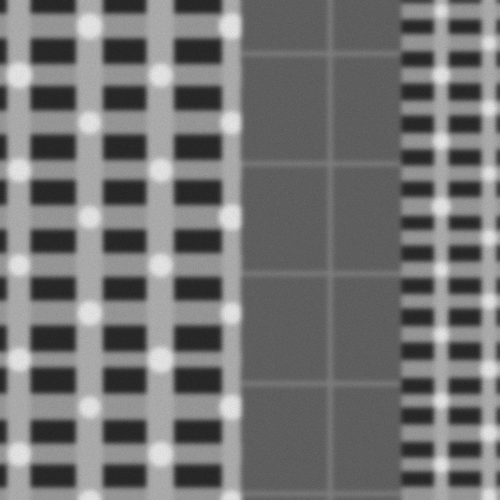
#> input picture data/sem_sources/dram_1x_reference.png, 1000 x 1000 px (shown at 1/2 size)
$ python infer.py --reference data/sem_sources/dram_1x_reference.png --search data/sem_sources/finfet_10nm_reference.png
#> lines starting #> are read from the running program, lines starting #| are printed output that depends on the picture
### src/drift_localize/matcher.py
"""Normalized cross-correlation localizer for Drift-Sense.

The Reference is captured at 10x finer pixel size than the Search image, so a
1000x1000 Reference field of view occupies roughly a 100x100 window in the
Search image. We downsample the Reference to a set of candidate template sizes
(we do not hard-code exactly 10x, since a real solver is not handed the pixel
ratio), slide each template over the Search image with normalized
cross-correlation, and take the best-scoring location. A parabolic fit around
the winning correlation peak gives a sub-pixel centre.

An optional fine-verification stage re-scores the top-K correlation peaks using
the full-resolution Reference (upsampling the matched Search window back toward
the Reference scale). This is designed to break ties between the many
near-identical positions that periodic layouts (DRAM arrays) produce. On a
large held-out synthetic set it neither helps nor hurts the aggregate metric,
because the remaining errors are genuine appearance ambiguities (see
docs/submission), so it is off by default and offered for transparency.
"""

from __future__ import annotations

from dataclasses import dataclass

import cv2
import numpy as np

DEFAULT_SCALES = (9.0, 9.5, 10.0, 10.5, 11.0)
# Rotation search is opt-in. The task allows a 1-3 degree misalignment between
# reference and search; enabling a small angle sweep restores accuracy under
# rotation at the cost of proportionally more correlation passes.
DEFAULT_ANGLES = (0.0,)


@dataclass
class LocalizeResult:
    x: float
    y: float
    score: float          # correlation score of the winning peak
    scale: float          # template downscale factor that won
    n_tied_peaks: int     # candidate peaks within `tie_margin` of the best
    ambiguous: bool       # True when more than one strong peak competes


def _parabolic_subpixel(response: np.ndarray, x: int, y: int) -> tuple[float, float]:
    """Refine an integer correlation-peak location to sub-pixel using a 1-D
    parabola fit along each axis. Returns offsets in [-1, 1]."""
    h, w = response.shape
    dx = dy = 0.0
    if 0 < x < w - 1:
        left, center, right = response[y, x - 1], response[y, x], response[y, x + 1]
        denom = left - 2 * center + right
        if abs(denom) > 1e-12:
            dx = 0.5 * (left - right) / denom
    if 0 < y < h - 1:
        up, center, down = response[y - 1, x], response[y, x], response[y + 1, x]
        denom = up - 2 * center + down
        if abs(denom) > 1e-12:
            dy = 0.5 * (up - down) / denom
    return float(np.clip(dx, -1, 1)), float(np.clip(dy, -1, 1))


def _correct_search_rotation(search: np.ndarray, angle: float) -> np.ndarray:
    """Undo a candidate Search rotation before ordinary NCC.

    Rotating the Search rather than the template keeps the Reference intact and
    lets every angle use OpenCV's stronger, directly comparable
    ``TM_CCOEFF_NORMED`` statistic. ``angle`` is the hypothesized rotation in
    the observed Search, so correction applies its inverse.
    """
    if abs(angle) < 1e-9:
        return search
    h, w = search.shape
    inverse = cv2.getRotationMatrix2D((w / 2.0, h / 2.0), -angle, 1.0)
    return cv2.warpAffine(search, inverse, (w, h), flags=cv2.INTER_LINEAR,
                          borderMode=cv2.BORDER_REFLECT)


def _map_corrected_point_to_search(x: float, y: float,
                                   search_shape: tuple[int, int], angle: float) -> tuple[float, float]:
    """Map a coordinate in an inverse-rotated Search back to observed pixels."""
    if abs(angle) < 1e-9:
        return x, y
    h, w = search_shape
    forward = cv2.getRotationMatrix2D((w / 2.0, h / 2.0), angle, 1.0)
    return (float(forward[0, 0] * x + forward[0, 1] * y + forward[0, 2]),
            float(forward[1, 0] * x + forward[1, 1] * y + forward[1, 2]))


def _iter_peaks(response: np.ndarray, k: int, min_dist: int):
    """Yield up to k local maxima of `response`, suppressing a square window of
    half-width `min_dist` around each returned peak so array aliases are seen as
    distinct candidates rather than one blurred blob."""
    work = response.copy()
    for _ in range(k):
        _, score, _, loc = cv2.minMaxLoc(work)
        if not np.isfinite(score):
            break
        x, y = loc
        yield score, x, y
        x0, x1 = max(0, x - min_dist), min(work.shape[1], x + min_dist + 1)
        y0, y1 = max(0, y - min_dist), min(work.shape[0], y + min_dist + 1)
        work[y0:y1, x0:x1] = -np.inf


# [13 lines left out: function _fine_score, not called in this run]


def predict(reference_path: str, search_path: str, *,
            scales=DEFAULT_SCALES, topk: int = 5, verify: bool = False,
            tie_margin: float = 0.03,
            center_tiebreak: bool = True,
            angles=DEFAULT_ANGLES) -> LocalizeResult:
    """Localize the Reference field of view inside the Search image.

    Parameters
    ----------
    reference_path, search_path : str
        Grayscale image paths.
    scales : iterable of float
        Candidate Reference-to-Search downscale factors to try.
    topk : int
        Correlation peaks retained per scale for tie counting / verification.
    verify : bool
        If True, re-rank the top peaks with the fine-resolution NCC stage.
    tie_margin : float
        Score gap under which a competing peak counts as a tie (ambiguity).
    center_tiebreak : bool
        When several peaks tie, follow the official Drift-Sense rule and
        report the tile whose center is closest to the search image center.
        Default True (spec-compliant). Set False to always take the highest
        correlation peak; on our crop-labeled synthetic GT that scores higher,
        but it does not follow the stated scoring convention.
    angles : iterable of float
        Candidate rotations (degrees) in the observed Search. Default (0.0,)
        = no rotation search (fastest). Pass e.g. (-3,-2,-1,0,1,2,3) to search
        for a small reference/search scan misalignment at proportional cost.
    """
#> called with reference_path = 'data/sem_sources/dram_1x_reference.png', scales = (9, 9.5, 10, 10.5, 11), topk = 5, verify = False, tie_margin = 0.03, center_tiebreak = True, angles = (0,)
    reference = cv2.imread(reference_path, cv2.IMREAD_GRAYSCALE)
#> reference is the input picture: shape (1000, 1000); min 27, max 246, mean 116.2
    search = cv2.imread(search_path, cv2.IMREAD_GRAYSCALE)
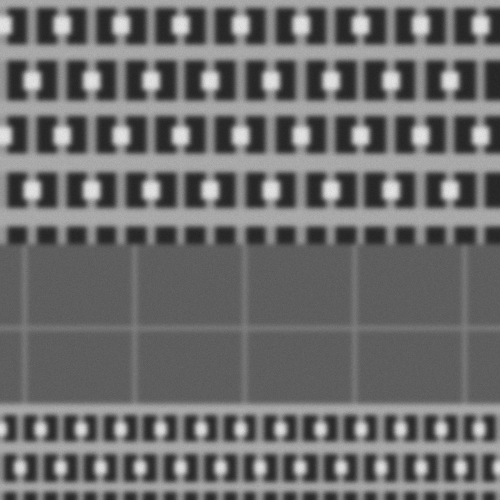
#> input picture data/sem_sources/finfet_10nm_reference.png, 1000 x 1000 px (shown at 1/2 size)
#> search is the input picture: shape (1000, 1000); min 26, max 245, mean 110
    if reference is None or search is None:
        raise ValueError(f"Could not read {reference_path!r} or {search_path!r}")
    reference_f = reference.astype(np.float32)
    Rh, Rw = reference.shape
#> Rh = 1000; Rw = 1000

    candidates = []  # (score, x, y, dx, dy, tw, th, scale, search_angle)
    # Each candidate rotation is corrected in the Search, allowing every pass to
    # retain ordinary CCOEFF NCC instead of a weaker masked correlation score.
    rotation_search = any(abs(float(a)) > 1e-9 for a in angles)
    for scale in scales:
        tw = max(int(round(Rw / scale)), 1)
        th = max(int(round(Rh / scale)), 1)
        if tw >= search.shape[1] or th >= search.shape[0]:
            continue
        template = cv2.resize(reference, (tw, th), interpolation=cv2.INTER_AREA)
        for angle in angles:
            corrected_search = _correct_search_rotation(search, float(angle))
            response = cv2.matchTemplate(corrected_search, template,
                                         cv2.TM_CCOEFF_NORMED)
            response = np.nan_to_num(response, nan=0.0, posinf=0.0, neginf=0.0)
            for score, x, y in _iter_peaks(response, topk, max(tw, th) // 2):
                dx, dy = _parabolic_subpixel(response, x, y)
                candidates.append((float(score), x, y, dx, dy, tw, th, scale,
                                   float(angle)))
#> this loop made 5 passes
#> tw on passes 2 to 5: 105, 100, 95, 91
#> pass 1, in predict, `template = cv2.resize(reference, (tw, th), interpolation=cv2.INTER_AREA)`:
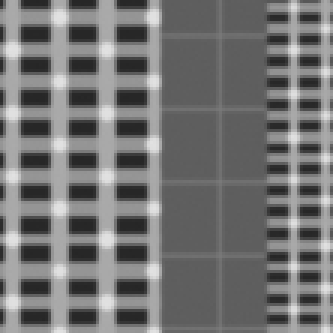
#> template: shape (111, 111) (shown 3 times larger); min 38, max 226, mean 116.1
#> pass 2, in predict, `template = cv2.resize(reference, (tw, th), interpolation=cv2.INTER_AREA)`:
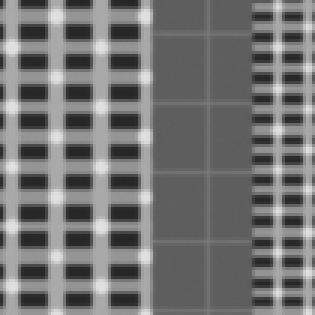
#> template: shape (105, 105) (shown 3 times larger); min 38, max 225, mean 116.2
#> pass 3, in predict, `template = cv2.resize(reference, (tw, th), interpolation=cv2.INTER_AREA)`:
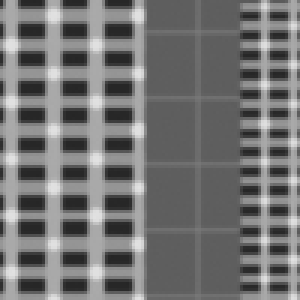
#> template: shape (100, 100) (shown 3 times larger); min 38, max 226, mean 116.2
#> after the loop:
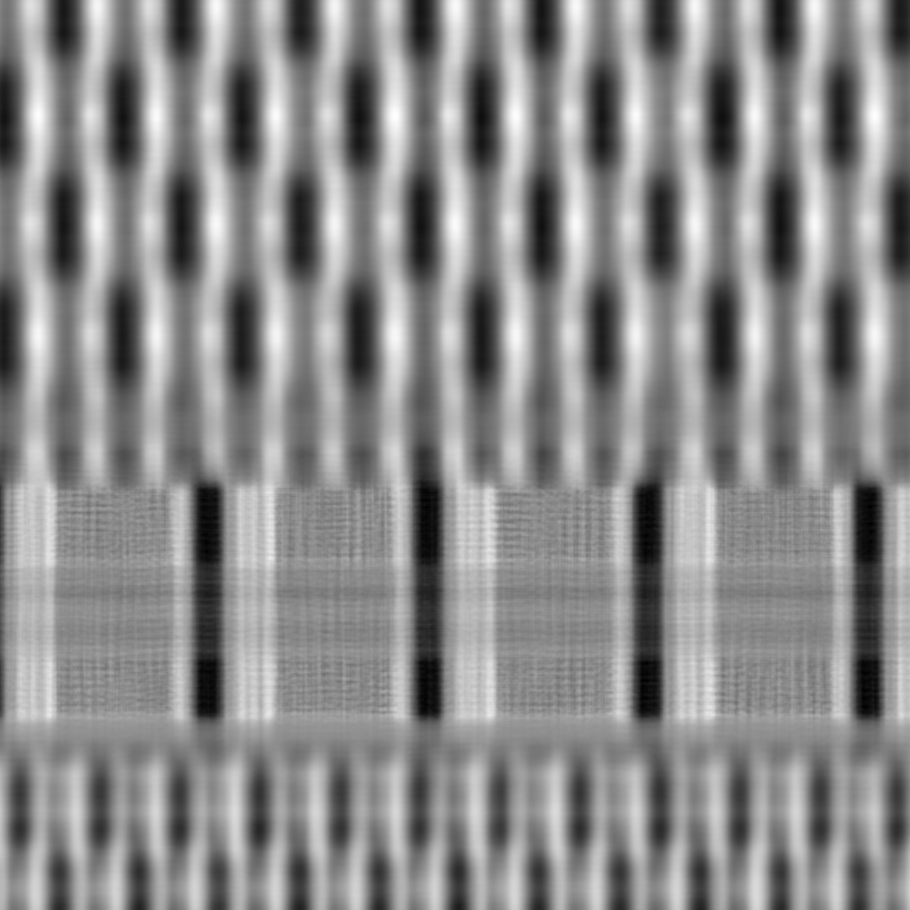
#> response: shape (910, 910) float32; min -0.202, max 0.171, mean 0.00101; drawn with min black and max white
#> after the loop, candidates = 25 items

    if not candidates:
        return LocalizeResult(search.shape[1] / 2.0, search.shape[0] / 2.0,
                              0.0, float("nan"), 0, True)

    if verify and not rotation_search:
        # (rank_score, coarse_score, x, y, dx, dy, tw, th, scale, angle)
        ranked = [
            (_fine_score(reference_f, search, x, y, tw, th) + 0.1 * s,
             s, x, y, dx, dy, tw, th, scale, angle)
            for (s, x, y, dx, dy, tw, th, scale, angle) in candidates
        ]
    else:
        ranked = [(s, s, x, y, dx, dy, tw, th, scale, angle)
                  for (s, x, y, dx, dy, tw, th, scale, angle) in candidates]
#> ranked = 25 items
    ranked.sort(key=lambda r: r[0], reverse=True)
    ranking = np.array([r[0] for r in ranked])
#> ranking = 25 values, max 0.171 at index 0, min 0.139 at index 24, mean 0.15

    best = ranking[0]
#> best = 0.171
    # Peaks whose rank-score is within tie_margin of the best are "tied".
    tied = [r for r in ranked if r[0] >= best - tie_margin]
#> tied = 18 items
    n_tied = len(tied)
#> n_tied = 18

    # Spec: when more than one region matches, report the tile whose center
    # is closest to the search image's center; otherwise the single best peak.
    sh, sw = search.shape
#> sh = 1000; sw = 1000
    scx, scy = sw / 2.0, sh / 2.0
#> scx = 500; scy = 500

    def _center(r):
        _, _, x, y, dx, dy, tw, th, _, angle = r
        return _map_corrected_point_to_search(x + dx + tw / 2.0,
                                              y + dy + th / 2.0,
                                              search.shape, angle)

    if n_tied > 1 and center_tiebreak:
        winner = min(tied, key=lambda r: (lambda c: (c[0] - scx) ** 2 + (c[1] - scy) ** 2)(_center(r)))
#> winner = (0.143, 0.143, 268, 543, 0.11, 0.448, 105, 105, 9.5, 0)
    else:
        winner = ranked[0]

    _, score, x, y, dx, dy, tw, th, scale, angle = winner
#> score = 0.143; x = 268; y = 543; dx = 0.11; dy = 0.448; tw = 105; th = 105; scale = 9.5; angle = 0
    cx, cy = _map_corrected_point_to_search(x + dx + tw / 2.0,
                                            y + dy + th / 2.0,
                                            search.shape, angle)
#> cx = 320.6; cy = 595.9
    return LocalizeResult(cx, cy, float(score), float(scale), n_tied, n_tied > 1)

### infer.py
#!/usr/bin/env python3
"""Standalone Drift-Sense localization CLI (official submission interface).

Accepts a Reference and a Search image path and prints the predicted centre
"x,y" (pixels) in the Search image, exactly as the Applied Materials Drift-Sense
scoring harness expects. Imports only numpy and OpenCV; no deep-learning
dependency, no network access.

    python infer.py --reference ref.png --search search.png
    # -> 512.34,488.10
"""

import argparse
import sys

# Allow running as a plain script (python infer.py ...) without installation.
sys.path.insert(0, __import__("os").path.join(
    __import__("os").path.dirname(__import__("os").path.abspath(__file__)), "src"))

from drift_localize import predict  # noqa: E402


def main() -> None:
    p = argparse.ArgumentParser(description=__doc__,
                                formatter_class=argparse.RawDescriptionHelpFormatter)
    p.add_argument("--reference", required=True, help="reference image path")
    p.add_argument("--search", required=True, help="search image path")
    p.add_argument("--verify", action="store_true",
                   help="enable fine-resolution re-verification stage")
    args = p.parse_args()

    result = predict(args.reference, args.search, verify=args.verify)
    print(f"{result.x:.2f},{result.y:.2f}")
#| 320.61,595.95


if __name__ == "__main__":
    main()
